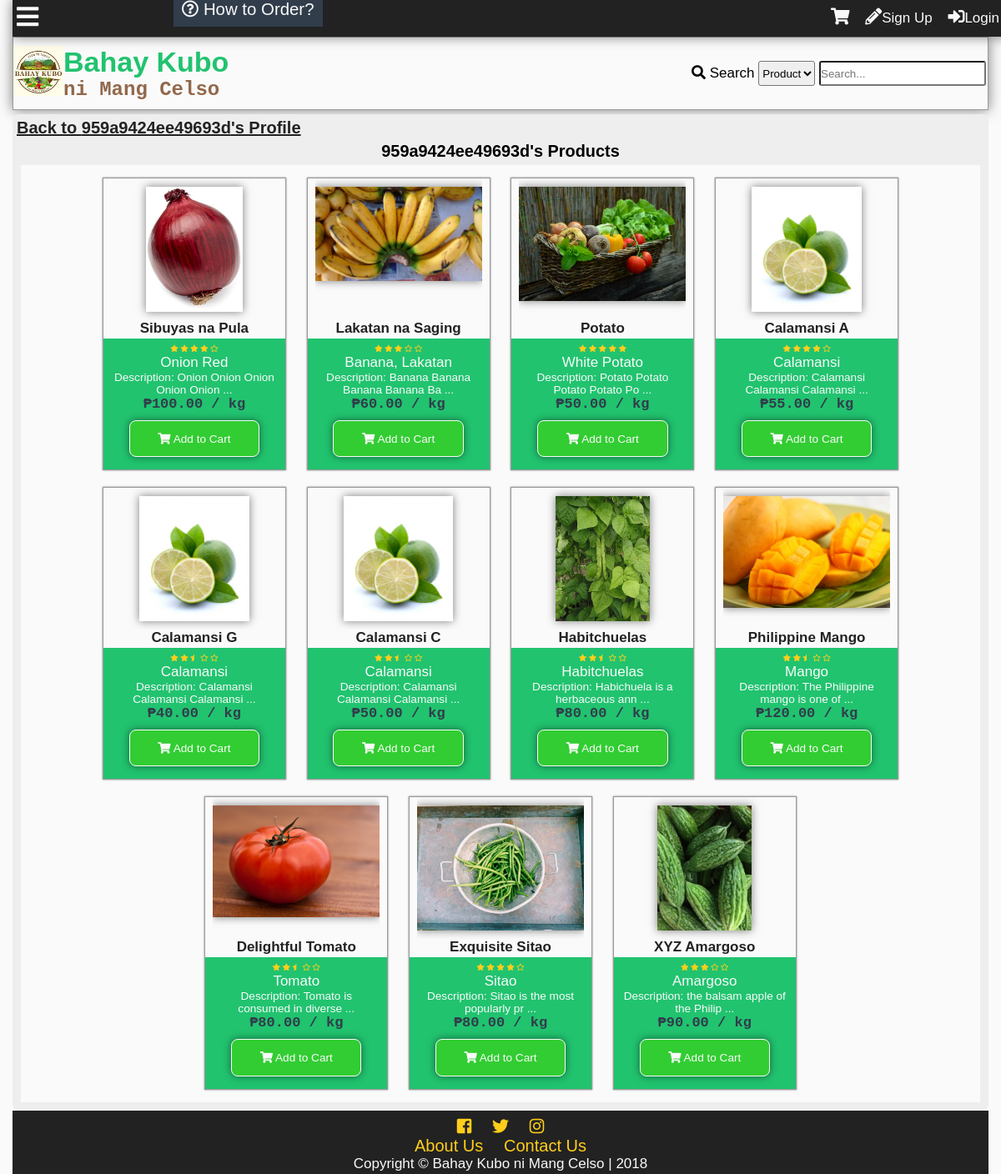
Page /myproducts.php?id=2 on the earlier database version.
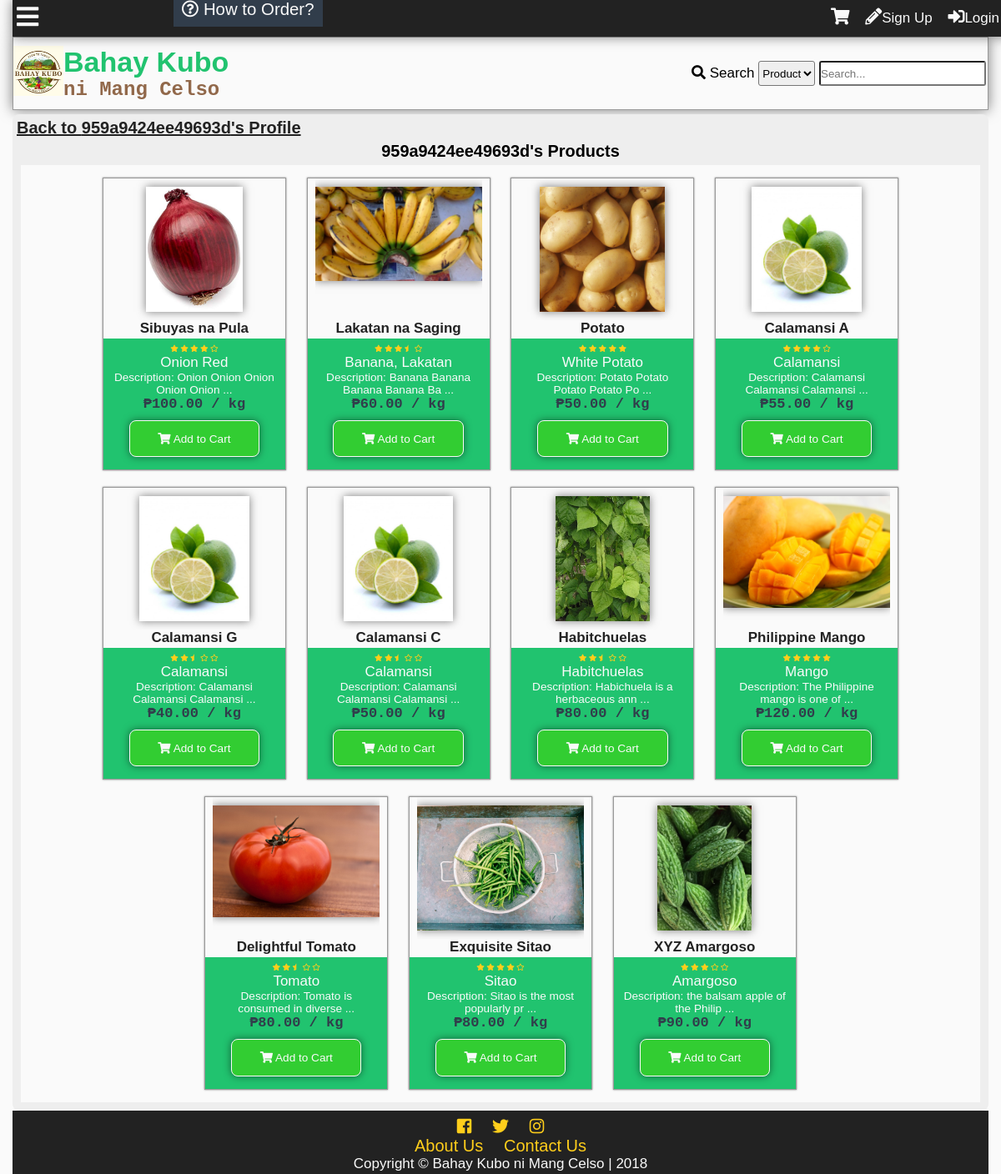
Same page on the later database version.
### tables this page shows
CREATE TABLE `tblproduct` (
  `productid` int(11) NOT NULL,
  `categoryid` int(11) NOT NULL,
  `productname` varchar(100) NOT NULL,
  `description` mediumtext NOT NULL,
  `farmid` int(11) NOT NULL,
  `userid` int(11) NOT NULL,
  `dateposted` datetime DEFAULT NULL,
  `price` decimal(10,2) NOT NULL,
  `img` varchar(200) NOT NULL,
  `view` int(11) NOT NULL,
  `rating` decimal(10,2) NOT NULL
);

CREATE TABLE `tblcategory` (
  `categoryid` int(11) NOT NULL,
  `category` varchar(100) NOT NULL,
  `status` int(11) NOT NULL,
  `low` decimal(10,2) NOT NULL,
  `high` decimal(10,2) NOT NULL,
  `prevailing` decimal(10,2) NOT NULL
);

### myproducts.php (the view, shortened to what the changed rows need)
<?php
	include'functions.php';
	require_once'connection.php';
	if(!isset($_GET['id'])){
		die('This page doesn\'t exist.');
	}else{
		$getid=$_GET['id'];
		$sql = "SELECT username FROM tbluser WHERE userid='$getid' AND usertypeid IN(3,4)";
		$result = $conn->query($sql);
		$fetch = $result->fetch_object();
		if(!$fetch){
			die('This page doesn\'t exist.');
		}else{
			$username = $fetch->username;
		}
	}
?>
<!DOCTYPE html>
<html lang="en">
<head>
  	<link rel="stylesheet" href="css/style.css">
  	<link rel="stylesheet" href="css/fontawesome-all.css">
</head>
<body onscroll="scrollOpacity()">
	<div class="main-container">
	<?php
		addheader();
	?>
	<div class="other-content">
		<h1><a class="btp" href="profile.php?id=<?php echo $_GET['id'] ?>">Back to <?php echo $username ?>'s Profile</a></h1>
		<div class="my-products">
<?php
$sql = "SELECT productid,category, productname, description, farmname, username, dateposted, price, img, rating FROM tblproduct as t1
LEFT JOIN tblcategory as t2
	ON t1.categoryid = t2.categoryid
LEFT JOIN tbluser as t3
	ON t1.userid = t3.userid
LEFT JOIN tblfarm as t4
	ON t1.farmid = t4.farmid
WHERE t1.userid = '$getid'
ORDER BY dateposted DESC";
$result = $conn->query($sql);
while($row = $result->fetch_object()){
	$id = $row->productid;
	$category = $row->category;
	$product = $row->productname;
	$desc = $row->description;
	$price = $row->price;
	$img = $row->img;
	$rating = $row->rating;
	echo'
	<div class="product">
	<a href="product.php?id='.$id.'">
	<div class="product-img-wrap">
		<img src="'.$img.'" alt="Product Image">
	</div>
	<p class="product-title">'.$product.'</p>
	</a>
	<div class="product-content">
	<a href="product.php?id='.$id.'">
	<p>';
	starsystem($rating);
	echo'
	</p>
	<p class="product-category">'.$category.'</p>
	<p class="product-desc">Description: '.substr($desc,0,30).' ...</p>
	</a>
	<p class="product-price">₱'.number_format($price,2).' / kg</p>
	<div class="add-to-cart" value="'.$id.'" onclick="addThistoCart(this)"><i class="fas fa-shopping-cart"></i> Add to Cart</div>
	</div>
	</div>';
}
?>
		</div>
	</div>
	</div>
</body>
</html>

### functions.php (shortened to what the changed rows need)
<?php
function addheader(){
	echo'<header id="main-header">
			<div class="grid-header">
				<div class="box1">
					<a href="index.php">
						<div class="logo">
							<img src="img/logo.jpg">
						</div>
						<div id="header-text">
						<h1 id="first-text">Bahay Kubo</h1><br>
							<h2 id="second-text"> ni Mang Celso</h2>
						</div>
					</a>
				</div>
				<div class="box2">';
				echo'</div>
				<div class="modal2">
				</div>
				<div id="search-dropdown">
				</div>
			</div>
		</header>
		<div class="subheader">
			<div class="subgrid">
				<div class="svg">
					<p class="open-slide" onclick="openSlideMenu()">
						<i class="fas fa-bars"></i>
					</p>
				</div>
				<div class="nav">
					<a id="How-to" href="about.php#how-to-order"><i class="far fa-question-circle"></i> How to Order?</a>
				</div>
				<div class="profile-grid">';
				echo'</div>
			</div>
		</div>
	';
}
function starsystem($percent){
	echo'<div class="star-system" title="'.$percent.'% rating">';
	if($percent>=98){
	echo'
		<i class="fas fa-star"></i>
		<i class="fas fa-star"></i>
		<i class="fas fa-star"></i>
		<i class="fas fa-star"></i>
		<i class="fas fa-star"></i>
	';
	}else if($percent>=75 & $percent<85){
	echo'
		<i class="fas fa-star"></i>
		<i class="fas fa-star"></i>
		<i class="fas fa-star"></i>
		<i class="fas fa-star"></i>
		<i class="far fa-star"></i>
	';
	}else if($percent>=65 & $percent<75){
	echo'
		<i class="fas fa-star"></i>
		<i class="fas fa-star"></i>
		<i class="fas fa-star"></i>
		<i class="fas fa-star-half"></i>
		<i class="far fa-star"></i>
	';
	}else if($percent>=55 & $percent<65){
	echo'
		<i class="fas fa-star"></i>
		<i class="fas fa-star"></i>
		<i class="fas fa-star"></i>
		<i class="far fa-star"></i>
		<i class="far fa-star"></i>
	';
	}else if($percent>=45 & $percent<55){
	echo'
		<i class="fas fa-star"></i>
		<i class="fas fa-star"></i>
		<i class="fas fa-star-half"></i>
		<i class="far fa-star"></i>
		<i class="far fa-star"></i>
	';
	}else if($percent>=35 & $percent<45){
	echo'
		<i class="fas fa-star"></i>
		<i class="fas fa-star"></i>
		<i class="far fa-star"></i>
		<i class="far fa-star"></i>
		<i class="far fa-star"></i>
	';
	}else if($percent>=25 & $percent<35){
	echo'
		<i class="fas fa-star"></i>
		<i class="fas fa-star-half"></i>
		<i class="far fa-star"></i>
		<i class="far fa-star"></i>
		<i class="far fa-star"></i>
	';
	}else if($percent>=15 & $percent<25){
	echo'
		<i class="fas fa-star"></i>
		<i class="far fa-star"></i>
		<i class="far fa-star"></i>
		<i class="far fa-star"></i>
		<i class="far fa-star"></i>
	';
	}else if($percent>=4 & $percent<15){
	echo'
		<i class="fas fa-star-half"></i>
		<i class="far fa-star"></i>
		<i class="far fa-star"></i>
		<i class="far fa-star"></i>
		<i class="far fa-star"></i>
	';
	}else if($percent<4){
	echo'
		<i class="far fa-star"></i>
		<i class="far fa-star"></i>
		<i class="far fa-star"></i>
		<i class="far fa-star"></i>
		<i class="far fa-star"></i>
	';
	}
	echo'</div>';
}

Differences in the rows shown:
changed tblproduct "Lakatan na Saging": rating 60 → 70 (drawn)
changed tblproduct "Potato": img: picture added in place of a placeholder
changed tblproduct "Philippine Mango": rating 50 → 100 (drawn)
